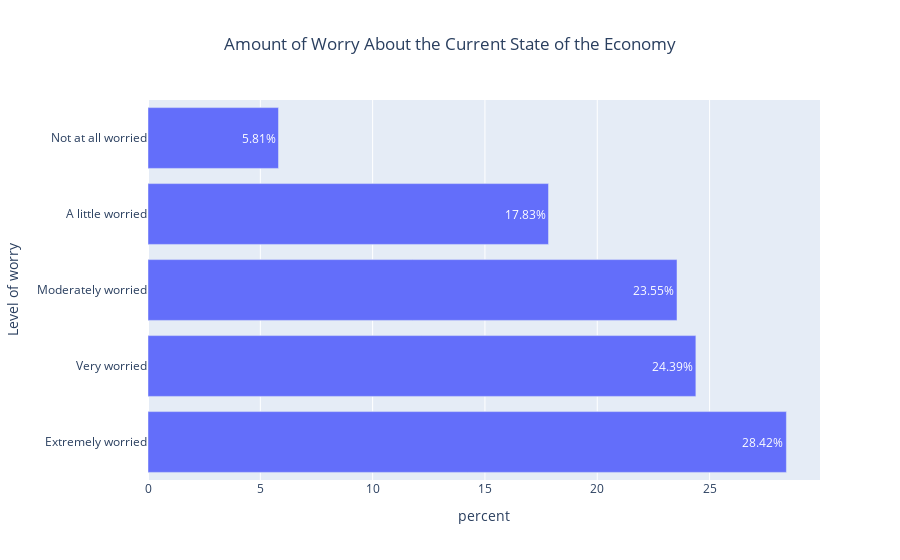

The cell this chart's notebook holds for it:
### Code cell
#df_clean['confecon'] = df_clean['confecon'].cat.reorder_categories(['Not at all worried', 
#                                                                    'A little worried',
#                                                                    'Moderately worried',
#                                                                    'Very worried',
#                                                                    'Extremely worried'])

confecon_bar = df_clean['confecon'].value_counts().reset_index()
confecon_bar['percent'] = round(100*confecon_bar['confecon'] / sum(confecon_bar['confecon']),2)
confecon_bar['per_text'] = confecon_bar['percent'].astype(str) + '%'

fig = px.bar(confecon_bar, x='percent', y='index', orientation='h',
             labels={'index': 'Level of worry',
                     'confecon': 'Number of people'},
             title='Amount of Worry About the Current State of the Economy',
             text = 'per_text')
fig.update(layout=dict(title=dict(x=0.5)))
fig.show()

### Figure 1 — Plotly figure (JSON) as saved in the notebook; plotly's stock layout.template omitted (floating-point values rounded to 4 significant figures)
{"data": [{"alignmentgroup": "True", "hovertemplate": "percent=%{x}<br>Level of worry=%{y}<br>per_text=%{text}<extra></extra>", "legendgroup": "", "marker": {"color": "#636efa"}, "name": "", "offsetgroup": "", "orientation": "h", "showlegend": false, "text": ["28.42%", "24.39%", "23.55%", "17.83%", "5.81%"], "textposition": "auto", "type": "bar", "x": [28.42, 24.39, 23.55, 17.83, 5.81], "xaxis": "x", "y": ["Extremely worried", "Very worried", "Moderately worried", "A little worried", "Not at all worried"], "yaxis": "y"}], "layout": {"barmode": "relative", "legend": {"tracegroupgap": 0}, "title": {"text": "Amount of Worry About the Current State of the Economy", "x": 0.5}, "xaxis": {"anchor": "y", "domain": [0, 1], "title": {"text": "percent"}}, "yaxis": {"anchor": "x", "domain": [0, 1], "title": {"text": "Level of worry"}}}}
